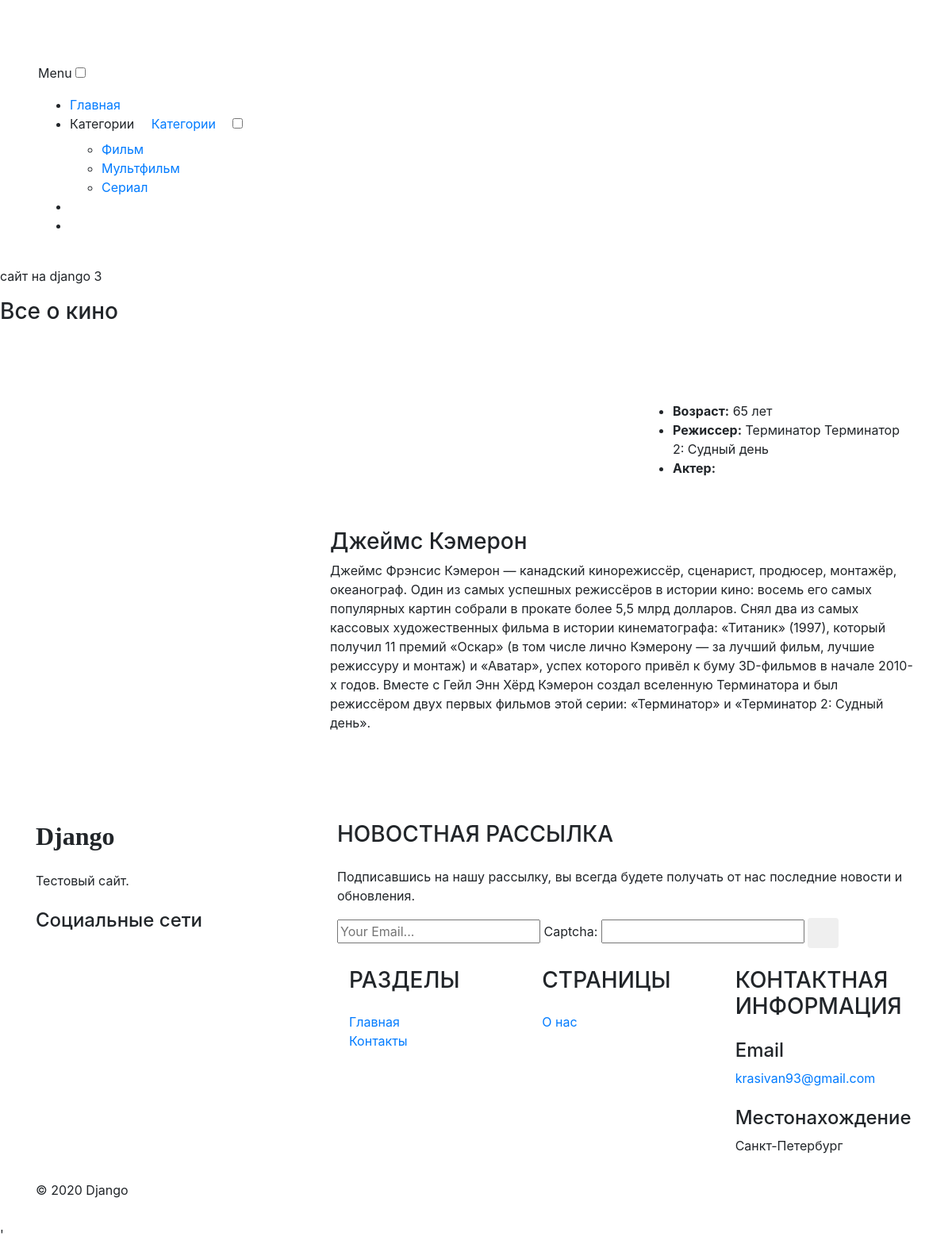
Screenshot of /actor/Джеймс Кэмерон/ with the database file from the repository.
### movies/models.py (models this page shows, shortened)
class Category(models.Model):
    name = models.CharField("Категория", max_length=128)
    description = models.TextField("Описание")
    url = models.SlugField(max_length=256, unique=True)
    class Meta:
        verbose_name = "Категория"
        verbose_name_plural = "Категории"

class Actor(models.Model):
    name = models.CharField("Имя", max_length=128)
    age = models.PositiveSmallIntegerField("Возраст", default=0)
    description = models.TextField("Описание")
    image = models.ImageField("Изображение", upload_to="actors/")
    class Meta:
        verbose_name = "Актеры и режиссеры"
        verbose_name_plural = "Актеры и режиссеры"

class Movie(models.Model):
    title = models.CharField("Название", max_length=128)
    tagline = models.CharField("Слоган", max_length=128, default='')
    description = models.TextField("Описание")
    poster = models.ImageField("Постер", upload_to="movies/")
    year = models.PositiveSmallIntegerField("Год", default=2020)
    country = models.CharField("Страна", max_length=64)
    directors = models.ManyToManyField(Actor, verbose_name="режиссер", related_name="film_director")
    actors = models.ManyToManyField(Actor, verbose_name="актеры", related_name="film_actor")
    genres = models.ManyToManyField(Genre, verbose_name="жанры")
    world_premiere = models.DateField("Премьера в мире", default=date.today)
    budget = models.PositiveIntegerField("Бюджет", default=0, help_text="сумма в долларах")
    fees_in_usa = models.PositiveIntegerField("Сборы в США", default=0, help_text="сумма в долларах")
    fees_in_world = models.PositiveIntegerField("Сборы в мире", default=0, help_text="сумма в долларах")
    category = models.ForeignKey(Category, verbose_name="Категория", on_delete=models.SET_NULL, null=True)
    url = models.SlugField(max_length=256, unique=True)
    draft = models.BooleanField("Черновик", default=False)
    class Meta:
        verbose_name = "Фильм"
        verbose_name_plural = "Фильмы"

### movies/views.py (the view)
# urls.py: path('actor/<str:slug>/', views.ActorView.as_view(), name='actor_detail'),
class ActorView(GenreYear, DetailView):
    model = Actor
    template_name = "movies/actor.html"
    slug_field = "name"

### contact/forms.py
class ContactForm(forms.ModelForm):
    captcha = ReCaptchaField()
    class Meta:
        model = Contact
        fields = ('email', 'captcha')
        widgets = {
            "email": forms.TextInput(attrs={'class': 'editContent', 'placeholder': 'Your Email...'})
        }
        labels = {
            'email': ''
        }

### contact/templatetags/contact_tags.py (called while the page is built)
@register.inclusion_tag("contact/tags/form.html")
def contact_form():
    return {'contact_form': ContactForm()}

### movies/templatetags/movie_tag.py (called while the page is built)
@register.simple_tag()
def get_categories():
    return Category.objects.all()

### templates/movies/actor.html (shortened to what this page needs)
{% extends 'movies/base.html' %}
{% load static %}
{% block container %}
    <div class="container py-md-3">
{% endblock container %}
{% block sidebar %}
    <div class="side-bar col-lg-4">
{% endblock sidebar %}
{% block movie %}
    <div class="left-ads-display col-lg-8">
        <div class="row">
            <div class="desc1-left col-md-6">
            </div>
            <div class="desc1-right col-md-6 pl-lg-4">
                <ul>
                    <li><span><b>Возраст:</b> {{ actor.age }} лет</span></li>
                    <li>
                        <span><b>Режиссер:</b>
                            {% for movie in actor.film_director.all %}
                                {{ movie.title }}
                            {% endfor %}
                        </span></li>
                    <li>
                        <span><b>Актер:</b>
                    </span></li>
                </ul>
            </div>
        </div>
        <div class="row sub-para-w3layouts mt-5">
            <h3 class="shop-sing editContent">{{ actor.name }}</h3>
            <p class="editContent">
                {{ actor.description|safe }}
            </p>
        </div>
    </div>
{% endblock movie %}

### templates/include/header.html (shortened to what this page needs)
{% load movie_tag %}
<header class="header">
    <div class="container-fluid px-lg-5">
        <nav class="py-4">
            <div id="logo">
                <h1> <a href="/" class="editContent"
                        style="outline: none; outline-offset: -2px; cursor: inherit; color: rgb(255, 255, 255);\
                        font-size: 40px; background-color: rgba(0, 0, 0, 0); \
                        font-family: &quot;Source Sans Pro&quot;, sans-serif;">DjangoMovie</a></h1>
            </div>
            <label for="drop" class="toggle">Menu</label>
            <input type="checkbox" id="drop">
            <ul class="menu mt-2">
                <li class="active"><a href="/">Главная</a></li>
                <li>
                    <label for="drop-2" class="toggle">Категории <span class="fa fa-angle-down" aria-hidden="true" ></span> </label>
                    <a href="">Категории <span class="fa fa-angle-down" aria-hidden="true"></span></a>
                    <input type="checkbox" id="drop-2">
                    <ul>
                        {% get_categories as categories %}
                        {% for category in categories %}
                            <li>
                                <a href="{% url 'category' category.name %}">{{ category.name }}</a>
                            </li>
                        {% endfor %}
                    </ul>
                </li>
                {% if user.is_authenticated %}
                <span class="money editContent">{{ user.username }}</span>
                <li><a href="{% url 'account_logout' %}"
                       style="color: rgb(255, 255, 255); font-weight: 700; text-transform: uppercase;">Выход</a>
                </li>
                {% else %}
                <li><a href="{% url 'account_login' %}"
                       style="color: rgb(255, 255, 255); font-weight: 700; text-transform: uppercase;">Вход</a>
                </li>
                <li><a href="{% url 'account_signup' %}"
                       style="color: rgb(255, 255, 255); font-weight: 700; text-transform: uppercase;">Регистрация</a>
                </li>
                {% endif %}
            </ul>
        </nav>
    </div>
</header>
<div class="banner-info">
    <p class="editContent" > сайт на django 3</p>
    <h3 class="mb-4 editContent">Все о кино</h3>
</div>

### rows the page displays
Category: name "Фильм"
Category: name "Мультфильм"
Category: name "Сериал"
Actor: age "65", name "Джеймс Кэмерон", description "Джеймс Фрэнсис Кэмерон — канадский кинорежиссёр, сценарист, продюсер, монтажёр, океанограф. Один из самых успешных режиссёров в истории кино: восемь его самых популярных картин собрали в прокате более 5,5 млрд долларов. Снял два из самых кассовых художественных фильма в истории кинематографа: «Титаник» (1997), который получил 11 премий «Оскар» (в том числе лично Кэмерону — за лучший фильм, лучшие режиссуру и монтаж) и «Аватар», успех которого привёл к буму 3D-фильмов в начале 2010-х годов. Вместе с Гейл Энн Хёрд Кэмерон создал вселенную Терминатора и был режиссёром двух первых фильмов этой серии: «Терминатор» и «Терминатор 2: Судный день»."
Movie: title "Терминатор"
Movie: title "Терминатор 2: Судный день"
